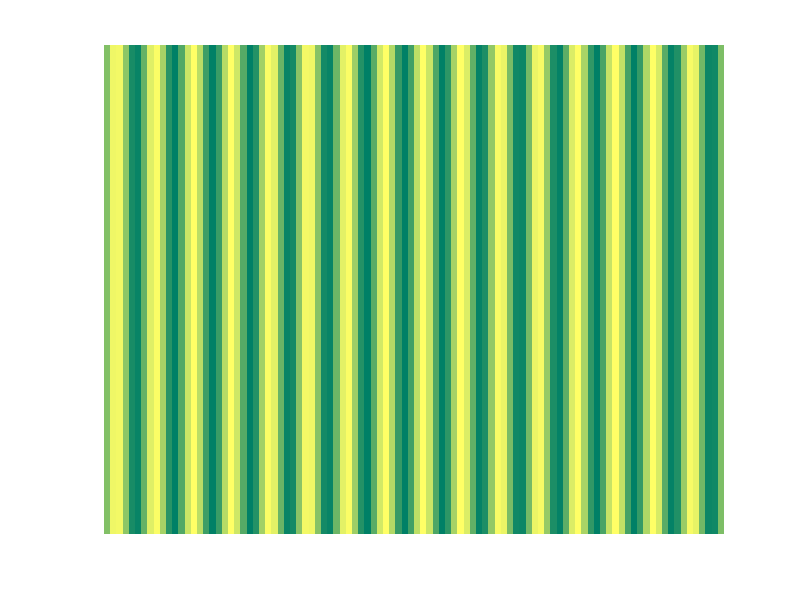

Source code (MATLAB):
clear all
close all
x=linspace(0, 4*pi, 100);
sf=8; % spatial freq in cycles per image 
   sinewave=sin(x*sf);    
plot(x, sinewave);
close all
onematrix=ones(size(sinewave));
sinewave2D=(onematrix'*sinewave);
colormap(gray)
imagesc(sinewave2D)
axis off;
colormap(summer);
 
